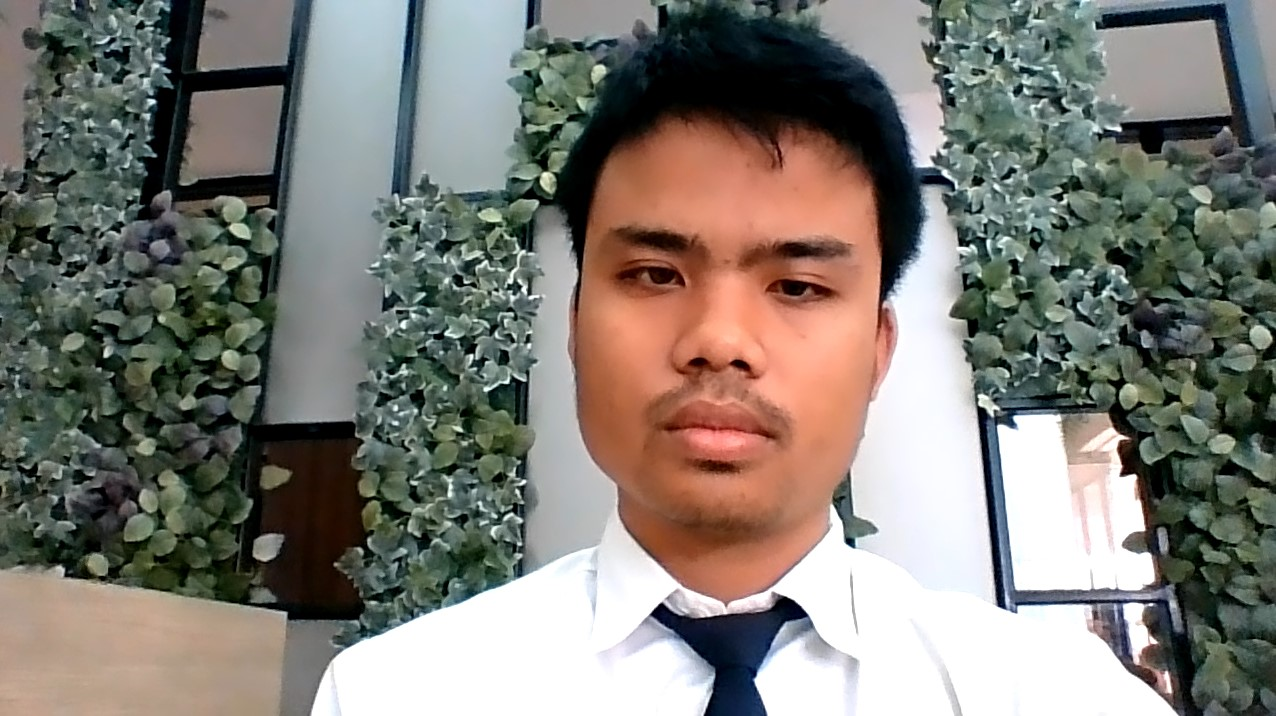
#> input picture tiw.jpg, 1276 x 716 px
$ python drawopencv.py
#> lines starting #> are read from the running program, lines starting #| are printed output that depends on the picture; after the words box and inside, x2 and y2 are one past the last pixel; in counts of white or black regions, pixels touching at a corner belong together
import cv2
img = cv2.imread('tiw.jpg')
#> img is the input picture: shape (716, 1276, 3); mean B, G, R 117.1, 124.3, 127.7
img = cv2.putText(img,"Opencv",(10,100),cv2.FONT_HERSHEY_SIMPLEX,1,(255,255,255),2)
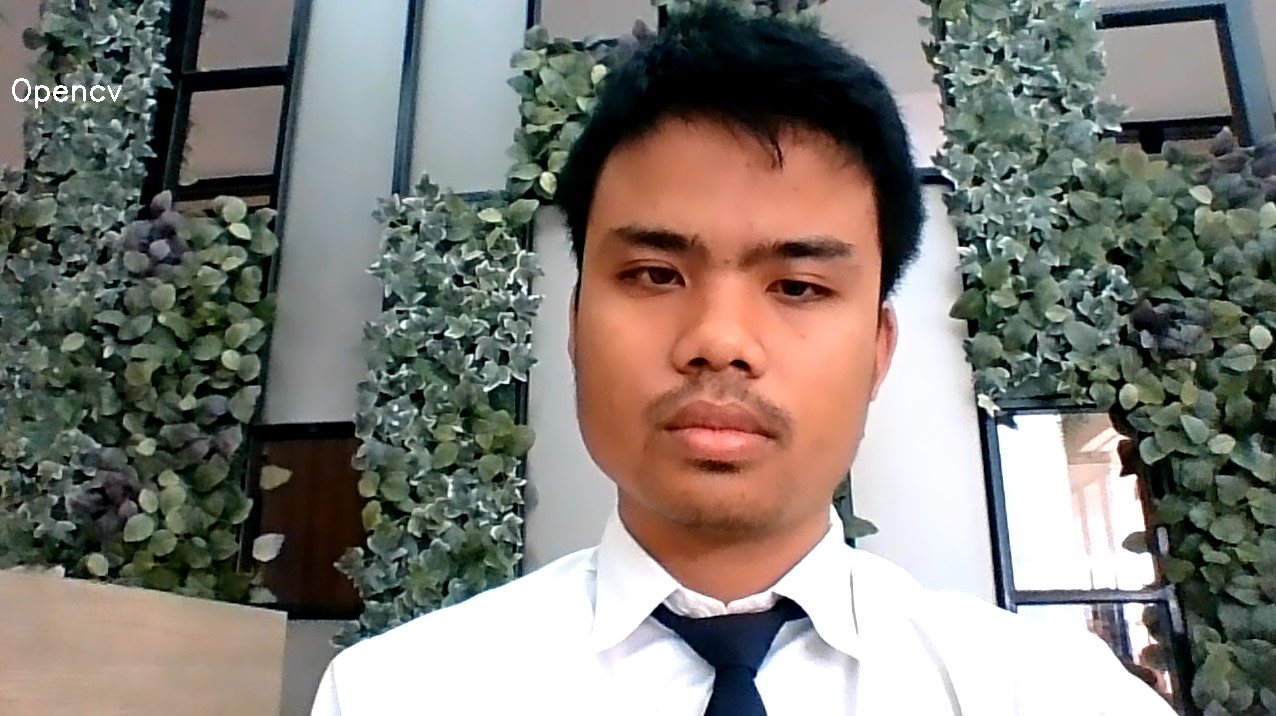
#> img: shape (716, 1276, 3); 0.09% of pixels changed, all inside (x1, y1, x2, y2) = (12, 78, 122, 109)
cv2.imshow("Result",img)

cv2.waitKey(0)
cv2.destroyAllWindows()
